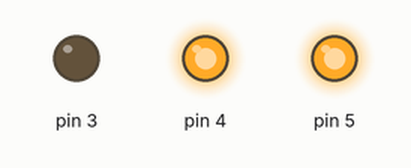
Simulated run of this sketch. Board: Arduino Uno, built with avr-gcc and run on an emulated ATmega328P. Parts: output pins drawn as LEDs (lit = HIGH).

Above: at 5.0 s.
At 10.05 s:
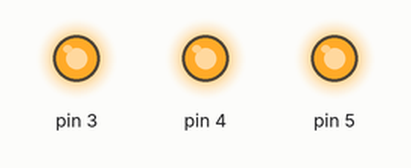
At 15.1 s:
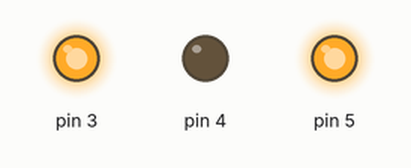
At 25.2 s:
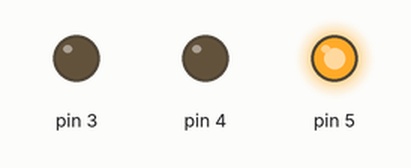
Timing chart, 0 to 34.7 s (numbered marks = the images above):
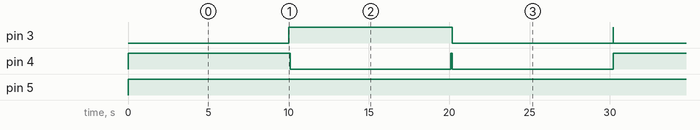

The sketch:

Lamp.ino
```cpp
void setup() {
  pinMode(3, OUTPUT);
  pinMode(4, OUTPUT);
  pinMode(5, OUTPUT);
}

void loop() {
  // red
  digitalWrite(3, LOW);
  digitalWrite(4, HIGH);
  digitalWrite(5, HIGH);
  delay(10000);
  // turn off
  digitalWrite(3, HIGH);
  digitalWrite(4, HIGH);
  digitalWrite(5, HIGH);
  delay(100);
    // green
  digitalWrite(3, HIGH);
  digitalWrite(4, LOW);
  digitalWrite(5, HIGH);
  delay(10000);
  // turn off
  digitalWrite(3, HIGH);
  digitalWrite(4, HIGH);
  digitalWrite(5, HIGH);
  delay(100);
  // blue
  digitalWrite(3, LOW);
  digitalWrite(4, LOW);
  digitalWrite(5, HIGH);
  delay(10000);
// turn off
  digitalWrite(3, HIGH);
  digitalWrite(4, HIGH);
  digitalWrite(5, HIGH);
  delay(10);
}
```

Measured:
- by itself, pin 3: repeats every 30.2 s: LOW 10.0 s, HIGH 0.01 s, LOW 10.0 s, HIGH 10.2 s
- by itself, pin 4: repeats every 30.2 s: LOW 10.0 s, HIGH 0.10 s, LOW 10.0 s, HIGH 10.1 s
- by itself, pin 5: LOW → HIGH at 0.00 s
